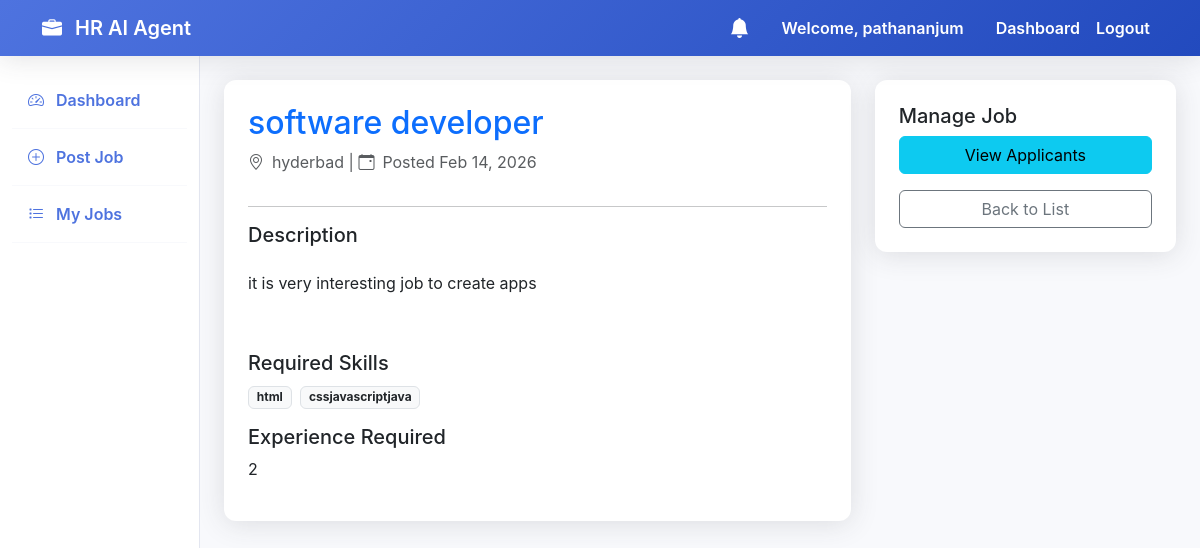
/jobs/3/ (signed in), run on the app's committed database.
### accounts/models.py (models this page shows, shortened)
class User(AbstractUser):
    ROLE_CHOICES = (
        ('hr', 'HR (Recruiter)'),
        ('candidate', 'Candidate (Student/Job Seeker)'),
    )
    role = models.CharField(max_length=20, choices=ROLE_CHOICES, default='candidate')
    phone = models.CharField(max_length=15, blank=True, null=True)
    organization_name = models.CharField(max_length=255, blank=True, null=True, help_text="Required for HR role")
    profile_picture = models.ImageField(upload_to='profile_pics/', blank=True, null=True)

### jobs/models.py (models this page shows, shortened)
class Job(models.Model):
    hr = models.ForeignKey(settings.AUTH_USER_MODEL, on_delete=models.CASCADE, related_name='posted_jobs')
    title = models.CharField(max_length=255)
    description = models.TextField()
    skills_required = models.TextField(help_text="Comma separated skills")
    experience_required = models.CharField(max_length=100)
    location = models.CharField(max_length=255)
    created_at = models.DateTimeField(auto_now_add=True)

### jobs/views.py (the view)
# urls.py: path('<int:pk>/', views.job_detail, name='job_detail'),
@login_required
def job_detail(request, pk):
    job = get_object_or_404(Job, pk=pk)
    has_applied = Application.objects.filter(job=job, candidate=request.user).exists()
    return render(request, 'jobs/job_detail.html', {'job': job, 'has_applied': has_applied})

### interviews/context_processors.py (called while the page is built)
def unread_notifications(request):
    if request.user.is_authenticated:
        count = Notification.objects.filter(recipient=request.user, is_read=False).count()
        return {'unread_notifications_count': count}
    return {'unread_notifications_count': 0}

### templates/jobs/job_detail.html (shortened to what this page needs)
{% extends 'base.html' %}
{% block content %}
<div class="row">
    <div class="col-md-8">
        <div class="card p-4 mb-4">
            <h2 class="text-primary">{{ job.title }}</h2>
            <p class="text-muted"><i class="bi bi-geo-alt me-2"></i>{{ job.location }} | <i
                    class="bi bi-calendar-event me-2"></i>Posted {{ job.created_at|date:"M d, Y" }}</p>
            <hr>
            <h5>Description</h5>
            <p>{{ job.description|linebreaks }}</p>
            <h5 class="mt-4">Required Skills</h5>
            <div class="mb-3">
                {% for skill in job.skills_required.split %}
                <span class="badge bg-light text-dark border me-1">{{ skill|cut:"," }}</span>
                {% endfor %}
            </div>
            <h5>Experience Required</h5>
            <p>{{ job.experience_required }}</p>
        </div>
    </div>
    <div class="col-md-4">
        <div class="card p-4">
            {% if user.role == 'candidate' %}
            {% if has_applied %}
            <div class="alert alert-success">
                <i class="bi bi-check-circle me-2"></i> You have already applied.
            </div>
            {% else %}
            <h5>Apply for this Job</h5>
            <p class="small text-muted">Upload your resume for AI screening to apply.</p>
            <a href="{% url 'apply_job' job.id %}" class="btn btn-primary w-100">Apply Now</a>
            {% endif %}
            {% else %}
            <h5>Manage Job</h5>
            <a href="{% url 'view_applicants' job.id %}" class="btn btn-info w-100 mb-2">View Applicants</a>
            {% endif %}
            <a href="{% url 'job_list' %}" class="btn btn-outline-secondary w-100 mt-2">Back to List</a>
        </div>
    </div>
</div>
{% endblock %}

### templates/base.html (shortened to what this page needs)
<!DOCTYPE html>
<html lang="en">
<head>
    <link href="https://cdn.jsdelivr.net/npm/bootstrap@5.3.0/dist/css/bootstrap.min.css" rel="stylesheet">
    <link rel="stylesheet" href="https://cdn.jsdelivr.net/npm/bootstrap-icons@1.10.5/font/bootstrap-icons.css">
</head>
<body>
    <nav class="navbar navbar-expand-lg sticky-top">
        <div class="container">
            <a class="navbar-brand" href="{% url 'home' %}">
                <i class="bi bi-briefcase-fill me-2"></i> HR AI Agent
            </a>
            <div class="collapse navbar-collapse" id="navbarNav">
                <ul class="navbar-nav ms-auto">
                    {% if user.is_authenticated %}
                    <li class="nav-item me-3 d-flex align-items-center">
                        <a href="{% url 'dashboard' %}" class="nav-link position-relative py-0">
                            <i class="bi bi-bell-fill fs-5"></i>
                        </a>
                    </li>
                    <li class="nav-link text-white me-3">Welcome, {{ user.username }}</li>
                    <li class="nav-item">
                        <a class="nav-link" href="{% url 'dashboard' %}">Dashboard</a>
                    </li>
                    <li class="nav-item">
                        <form action="{% url 'logout' %}" method="post" class="d-inline">
                            <button type="submit" class="nav-link btn btn-link"
                                style="text-decoration: none;">Logout</button>
                        </form>
                    </li>
                    {% endif %}
                </ul>
            </div>
        </div>
    </nav>
    <div class="container-fluid">
        <div class="row">
            {% if user.is_authenticated %}
            <nav class="col-md-3 col-lg-2 d-md-block sidebar collapse">
                <div class="position-sticky pt-3">
                    <ul class="nav flex-column">
                        <li class="nav-item">
                            <a class="nav-link active" href="{% url 'dashboard' %}">
                                <i class="bi bi-speedometer2 me-2"></i> Dashboard
                            </a>
                        </li>
                        {% if user.role == 'hr' %}
                        <li class="nav-item">
                            <a class="nav-link" href="{% url 'post_job' %}">
                                <i class="bi bi-plus-circle me-2"></i> Post Job
                            </a>
                        </li>
                        <li class="nav-item">
                            <a class="nav-link" href="{% url 'hr_jobs' %}">
                                <i class="bi bi-list-task me-2"></i> My Jobs
                            </a>
                        </li>
                        {% endif %}
                    </ul>
                </div>
            </nav>
            <main class="col-md-9 ms-sm-auto col-lg-10 px-md-4 py-4">
                {% block content %}{% endblock %}
            </main>
            {% endif %}
        </div>
    </div>
</body>
</html>

### templates/base.html (style rules this page uses)
:root { --primary-color: #4e73df; --secondary-color: #858796; --success-color: #1cc88a; --info-color: #36b9cc; --warning-color: #f6c23e; --danger-color: #e74a3b; --dark-bg: #f8f9fc; }
body { font-family: 'Inter', -apple-system, BlinkMacSystemFont, "Segoe UI", Roboto, "Helvetica Neue", Arial, sans-serif; background-color: var(--dark-bg); color: #5a5c69; }
.navbar { background: linear-gradient(135deg, #4e73df 0%, #224abe 100%); box-shadow: 0 0.15rem 1.75rem 0 rgba(58, 59, 69, 0.15); }
.navbar-brand, .nav-link { color: white !important; font-weight: 600; }
.card { border: none; border-radius: 0.75rem; box-shadow: 0 0.15rem 1.75rem 0 rgba(58, 59, 69, 0.15); transition: transform 0.2s; }
.sidebar { min-height: 100vh; background: white; border-right: 1px solid #e3e6f0; }
.sidebar .nav-link { color: #4e73df !important; padding: 1rem; border-bottom: 1px solid #f8f9fc; }

### data on the page
User: username "pathananjum"
Job: title "software developer", location "hyderbad", created_at "Feb 14, 2026", description "it is very interesting job to create apps", experience_required "2"

### other printed values
{{ skill|cut:"," }} "html" "cssjavascriptjava"
